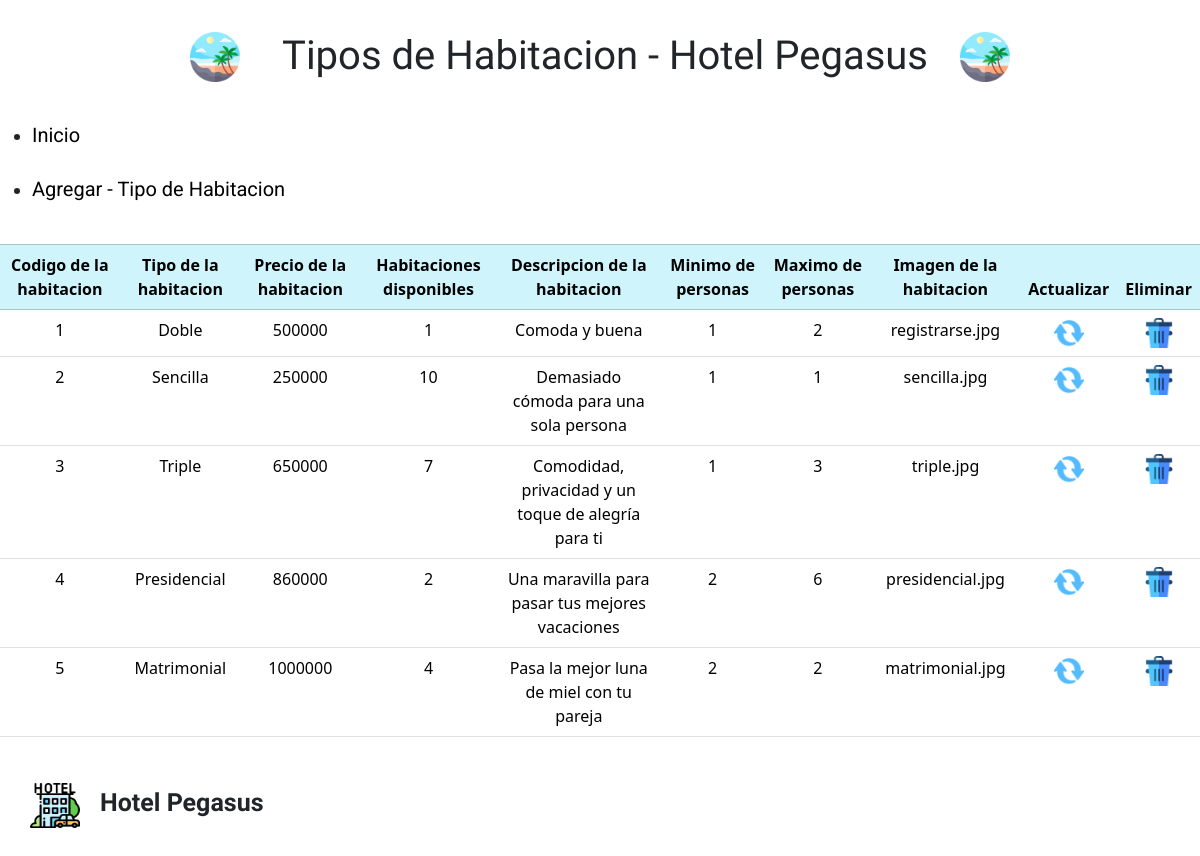
The page /pages/mostrarHabitacion.php on the database its author committed.
### tables this page shows
CREATE TABLE `tb_tipohabitacion` (
  `codigo_tpH` int(11) NOT NULL,
  `tipo_tpH` varchar(50) NOT NULL,
  `precio_tpH` float NOT NULL,
  `cantidadDisponible_tpH` int(11) NOT NULL,
  `descripcion_tpH` text NOT NULL,
  `minimoPer_tpH` int(11) NOT NULL,
  `maximoPer_tpH` int(11) NOT NULL,
  `imagen_tpH` blob NOT NULL
);

### pages/Conexion.php (called while the page is built)
<?php
class Conexion{
    private static string $driver = 'mysql:host=localhost;port=3307;dbname=hotelpegasusprueba';
    private static string $nombreUsuario = 'root';
    private static string $contrasenaUsuario = '';
    private static $opciones = [
            PDO::MYSQL_ATTR_INIT_COMMAND => "SET NAMES 'utf8mb4'",
            PDO::ATTR_DEFAULT_FETCH_MODE => PDO::FETCH_OBJ
        ];
    public static function conexion(){
        $conexion = new PDO(Conexion::$driver,Conexion::$nombreUsuario,Conexion::$contrasenaUsuario,Conexion::$opciones);
        return $conexion;
    }
}
?>

### pages/tipoHabitacionClass.php (the view, shortened to what this page needs)
<?php
require_once('Conexion.php');
class TipoHabitacion{
    public function mostrarHabitaciones(){
        $mostraHabitaciones = Conexion::conexion()->query('SELECT * FROM tb_tipohabitacion');
        $mostraHabitaciones->setFetchMode(PDO::FETCH_ASSOC);
        $mostraHabitaciones->execute();
        ?>
        <link href="https://cdn.jsdelivr.net/npm/bootstrap@5.3.2/dist/css/bootstrap.min.css" rel="stylesheet">
        <link rel="stylesheet" href="../css/usuarioClass.css">
        <table class="table">
            <br>
            <thead class="table-info table-bordered">
                    <tr>
                        <th scope='col'>Codigo de la habitacion</th>
                        <th scope='col'>Tipo de la habitacion</th>
                        <th scope='col'>Precio de la habitacion</th>
                        <th scope='col'>Habitaciones disponibles</th>
                        <th scope='col'>Descripcion de la habitacion</th>
                        <th scope='col'>Minimo de personas</th>
                        <th scope='col'>Maximo de personas</th>
                        <th scope='col'>Imagen de la habitacion</th>
                        <th scope='col'>Actualizar</th>
                        <th scope='col'>Eliminar</th>
                    </tr>
            </thead>
            <?php while ($fila = $mostraHabitaciones->fetch()){?>
                <tr>
                    <td><?php echo $fila['codigo_tpH'];?></td>
                    <td><?php echo $fila['tipo_tpH'];?></td>
                    <td><?php echo $fila['precio_tpH'];?></td>
                    <td><?php echo $fila['cantidadDisponible_tpH'];?></td>
                    <td><?php echo $fila['descripcion_tpH'];?></td>
                    <td><?php echo $fila['minimoPer_tpH']?></td>
                    <td><?php echo $fila['maximoPer_tpH']?></td>
                    <td><?php echo $fila['imagen_tpH'] ?></td>
                    <td>
                        <a href="updateHabitacion.php?codigo_tpH='<?php echo $fila['codigo_tpH']?>'"><img src="../img/actualizar.png" alt="imagenActualizar" width="30px" ></a>
                    </td>
                    <td>
                        <a href="deleteHabitacion.php?codigo_tpH='<?php echo $fila['codigo_tpH'] ?>'"><img src="../img/eliminar.png" alt="imagenEliminar" width='30px'></a>
                    </td>
                </tr>
                <?php } ?>
        </table>
        <?php
    }
}
?>

### css/usuarioClass.css (style rules this page uses)
th { text-align:center; }
td { padding-top: 10px; text-align: center; }

### rows shown on the page
tb_tipohabitacion: codigo_tpH "1", tipo_tpH "Doble", precio_tpH "500000", cantidadDisponible_tpH "1", descripcion_tpH "Comoda y buena", minimoPer_tpH "1", maximoPer_tpH "2", imagen_tpH "registrarse.jpg"
tb_tipohabitacion: codigo_tpH "2", tipo_tpH "Sencilla", precio_tpH "250000", cantidadDisponible_tpH "10", descripcion_tpH "Demasiado cómoda para una sola persona", minimoPer_tpH "1", maximoPer_tpH "1", imagen_tpH "sencilla.jpg"
tb_tipohabitacion: codigo_tpH "3", tipo_tpH "Triple", precio_tpH "650000", cantidadDisponible_tpH "7", descripcion_tpH "Comodidad, privacidad y un toque de alegría para ti", minimoPer_tpH "1", maximoPer_tpH "3", imagen_tpH "triple.jpg"
tb_tipohabitacion: codigo_tpH "4", tipo_tpH "Presidencial", precio_tpH "860000", cantidadDisponible_tpH "2", descripcion_tpH "Una maravilla para pasar tus mejores vacaciones", minimoPer_tpH "2", maximoPer_tpH "6", imagen_tpH "presidencial.jpg"
tb_tipohabitacion: codigo_tpH "5", tipo_tpH "Matrimonial", precio_tpH "1000000", cantidadDisponible_tpH "4", descripcion_tpH "Pasa la mejor luna de miel con tu pareja", minimoPer_tpH "2", maximoPer_tpH "2", imagen_tpH "matrimonial.jpg"
